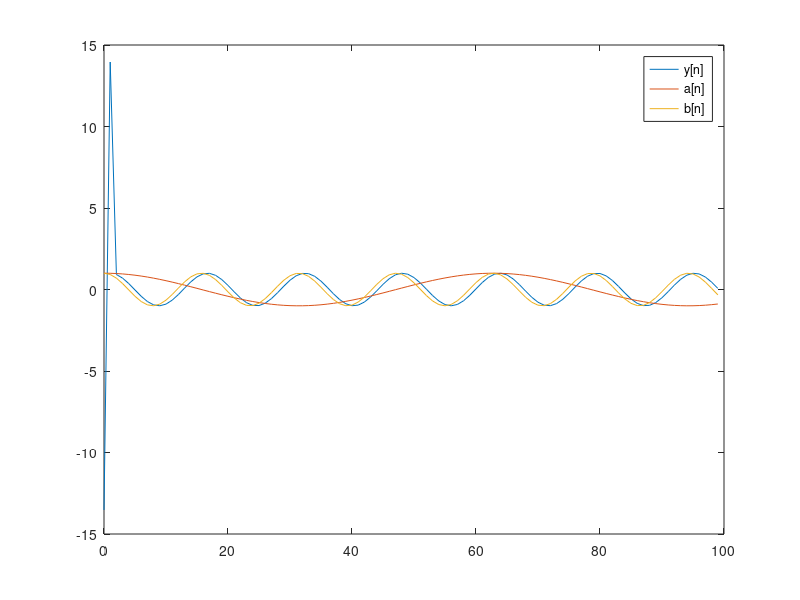

The MATLAB source for this figure:
pkg load signal;

clear all;

n = [0:99];
zi = [0 0];
a = cos(0.1*n);
b = cos(0.4*n);
h = [-6.76195 13.456335 -6.76195];
H = 2*(-6.76195)*cos(n) + 13.456335;
y = filter(h, 1, a + b, zi);
figure(1);
plot(n, y, n, a, n, b);
legend('y[n]', 'a[n]', 'b[n]');
%print -depslatex -mono "-S800,600" "highpassFilterExample1.tex"
